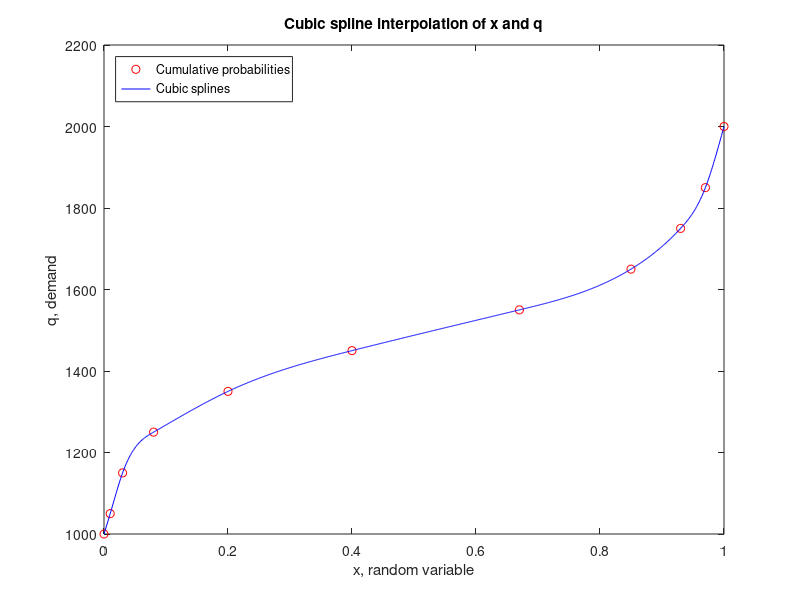

The MATLAB source for this figure:
x = [0, 0.01 0.03 0.08 0.2 0.4 0.67 0.85 0.93 0.97 1];
q = [1000, 1050:100:1850 2000];
A = zeros(40, 40);

% Set adjacent functions equal to the q values at the endpoints

A(1, 1:4) = [x(1).^3 x(1).^2 x(1) 1];
A(2, 1:4) = [x(2).^3 x(2).^2 x(2) 1];
A(3, 5:8) = [x(2).^3 x(2).^2 x(2) 1];
A(4, 5:8) = [x(3).^3 x(3).^2 x(3) 1];
A(5, 9:12) = [x(3).^3 x(3).^2 x(3) 1];
A(6, 9:12) = [x(4).^3 x(4).^2 x(4) 1];
A(7, 13:16) = [x(4).^3 x(4).^2 x(4) 1];
A(8, 13:16) = [x(5).^3 x(5).^2 x(5) 1];
A(9, 17:20) = [x(5).^3 x(5).^2 x(5) 1];
A(10, 17:20) = [x(6).^3 x(6).^2 x(6) 1];
A(11, 21:24) = [x(6).^3 x(6).^2 x(6) 1];
A(12, 21:24) = [x(7).^3 x(7).^2 x(7) 1];
A(13, 25:28) = [x(7).^3 x(7).^2 x(7) 1];
A(14, 25:28) = [x(8).^3 x(8).^2 x(8) 1];
A(15, 29:32) = [x(8).^3 x(8).^2 x(8) 1];
A(16, 29:32) = [x(9).^3 x(9).^2 x(9) 1];
A(17, 33:36) = [x(9).^3 x(9).^2 x(9) 1];
A(18, 33:36) = [x(10).^3 x(10).^2 x(10) 1];
A(19, 37:40) = [x(10).^3 x(10).^2 x(10) 1];
A(20, 37:40) = [x(11).^3 x(11).^2 x(11) 1];

% Set adjacent first derivatives equal to each other at the endpoints

A(21, 1:8) = [3.*x(2).^2 2.*x(2) 1 0 -3.*x(2).^2 -2.*x(2) -1 0];
A(22, 5:12) = [3.*x(3).^2 2.*x(3) 1 0 -3.*x(3).^2 -2.*x(3) -1 0];
A(23, 9:16) = [3.*x(4).^2 2.*x(4) 1 0 -3.*x(4).^2 -2.*x(4) -1 0];
A(24, 13:20) = [3.*x(5).^2 2.*x(5) 1 0 -3.*x(5).^2 -2.*x(5) -1 0];
A(25, 17:24) = [3.*x(6).^2 2.*x(6) 1 0 -3.*x(6).^2 -2.*x(6) -1 0];
A(26, 21:28) = [3.*x(7).^2 2.*x(7) 1 0 -3.*x(7).^2 -2.*x(7) -1 0];
A(27, 25:32) = [3.*x(8).^2 2.*x(8) 1 0 -3.*x(8).^2 -2.*x(8) -1 0];
A(28, 29:36) = [3.*x(9).^2 2.*x(9) 1 0 -3.*x(9).^2 -2.*x(9) -1 0];
A(29, 33:40) = [3.*x(10).^2 2.*x(10) 1 0 -3.*x(10).^2 -2.*x(10) -1 0];

% Set adjacent second derivatives equal to each other at the endpoints

A(30, 1:8) = [6.*x(2) 2 0 0 -6.*x(2) -2 0 0];
A(31, 5:12) = [6.*x(3) 2 0 0 -6.*x(3) -2 0 0];
A(32, 9:16) = [6.*x(4) 2 0 0 -6.*x(4) -2 0 0];
A(33, 13:20) = [6.*x(5) 2 0 0 -6.*x(5) -2 0 0];
A(34, 17:24) = [6.*x(6) 2 0 0 -6.*x(6) -2 0 0];
A(35, 21:28) = [6.*x(7) 2 0 0 -6.*x(7) -2 0 0];
A(36, 25:32) = [6.*x(8) 2 0 0 -6.*x(8) -2 0 0];
A(37, 29:36) = [6.*x(9) 2 0 0 -6.*x(9) -2 0 0];
A(38, 33:40) = [6.*x(10) 2 0 0 -6.*x(10) -2 0 0];

% Natural splines

A(39, 2) = 2;
A(40, 37:38) = [6.*x(11) 2];

% Solve the matrix-vector equation to get the coefficient vector c

b = [q(1) q(2) q(2) q(3) q(3) q(4) q(4) q(5) q(5) q(6) q(6) q(7) q(7) q(8) q(8) q(9) q(9) q(10) q(10) q(11) zeros(1, 20)]';
c = A\b;

% Plot original data points

plot(x, q, 'ro')

% Plot the splines

hold on
X = x(1):0.001:x(2);
plot(X, polyval(c(1:4), X), 'b-')
X = x(2):0.001:x(3);
plot(X, polyval(c(5:8), X), 'b-')
X = x(3):0.001:x(4);
plot(X, polyval(c(9:12), X), 'b-')
X = x(4):0.001:x(5);
plot(X, polyval(c(13:16), X), 'b-')
X = x(5):0.001:x(6);
plot(X, polyval(c(17:20), X), 'b-')
X = x(6):0.001:x(7);
plot(X, polyval(c(21:24), X), 'b-')
X = x(7):0.001:x(8);
plot(X, polyval(c(25:28), X), 'b-')
X = x(8):0.001:x(9);
plot(X, polyval(c(29:32), X), 'b-')
X = x(9):0.001:x(10);
plot(X, polyval(c(33:36), X), 'b-')
X = x(10):0.001:x(11);
plot(X, polyval(c(37:40), X), 'b-')
hold off
xlabel("x, random variable")
ylabel("q, demand")
legend("Cumulative probabilities", "Cubic splines")
legend("location", "northwest")
title("Cubic spline interpolation of x and q")

% Display the spline polynomials

fprintf("S1: %.4fx^3 + %.4fx^2 + %.4fx + %.4f, for [%.2f, %.2f)\n\n", c(1:4), x(1:2))
fprintf("S2: %.4fx^3 + %.4fx^2 + %.4fx + %.4f, for [%.2f, %.2f)\n\n", c(5:8), x(2:3))
fprintf("S3: %.4fx^3 + %.4fx^2 + %.4fx + %.4f, for [%.2f, %.2f)\n\n", c(9:12), x(3:4))
fprintf("S4: %.4fx^3 + %.4fx^2 + %.4fx + %.4f, for [%.2f, %.2f)\n\n", c(13:16), x(4:5))
fprintf("S5: %.4fx^3 + %.4fx^2 + %.4fx + %.4f, for [%.2f, %.2f)\n\n", c(17:20), x(5:6))
fprintf("S6: %.4fx^3 + %.4fx^2 + %.4fx + %.4f, for [%.2f, %.2f)\n\n", c(21:24), x(6:7))
fprintf("S7: %.4fx^3 + %.4fx^2 + %.4fx + %.4f, for [%.2f, %.2f)\n\n", c(25:28), x(7:8))
fprintf("S8: %.4fx^3 + %.4fx^2 + %.4fx + %.4f, for [%.2f, %.2f)\n\n", c(29:32), x(8:9))
fprintf("S9: %.4fx^3 + %.4fx^2 + %.4fx + %.4f, for [%.2f, %.2f)\n\n", c(33:36), x(9:10))
fprintf("S10: %.4fx^3 + %.4fx^2 + %.4fx + %.4f, for [%.2f, %.2f)", c(37:40), x(10:11))